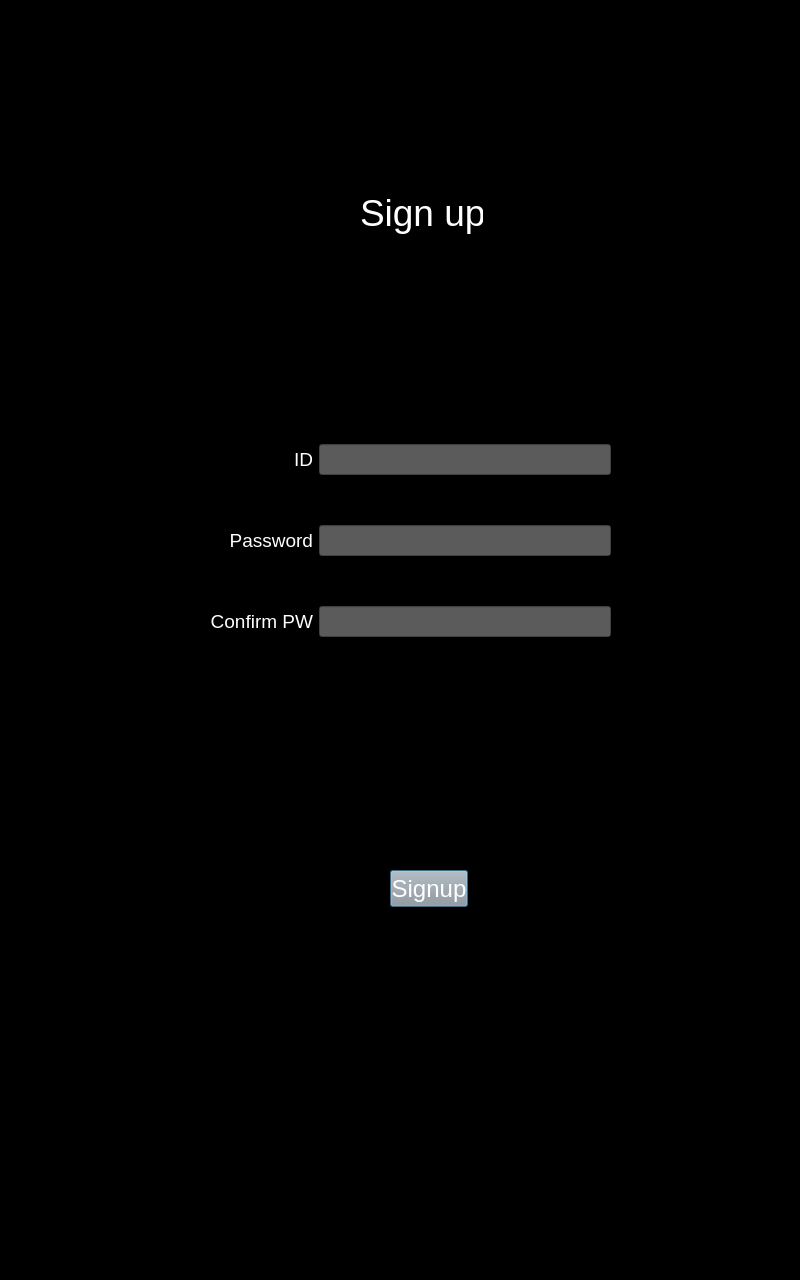
<?xml version="1.0" encoding="UTF-8"?>
<ui version="4.0">
 <class>Dialog</class>
 <widget class="QDialog" name="Dialog">
  <property name="geometry">
   <rect>
    <x>0</x>
    <y>0</y>
    <width>800</width>
    <height>1280</height>
   </rect>
  </property>
  <property name="minimumSize">
   <size>
    <width>800</width>
    <height>1280</height>
   </size>
  </property>
  <property name="maximumSize">
   <size>
    <width>800</width>
    <height>1280</height>
   </size>
  </property>
  <property name="windowTitle">
   <string>login</string>
  </property>
  <property name="windowIcon">
   <iconset>
    <normaloff>:/icon/icon.png</normaloff>:/icon/icon.png</iconset>
  </property>
  <property name="styleSheet">
   <string notr="true">background-color: rgb(0, 0, 0);</string>
  </property>
  <widget class="QPushButton" name="signupButton">
   <property name="geometry">
    <rect>
     <x>390</x>
     <y>870</y>
     <width>78</width>
     <height>37</height>
    </rect>
   </property>
   <property name="font">
    <font>
     <family>MS Shell Dlg 2</family>
     <pointsize>18</pointsize>
    </font>
   </property>
   <property name="styleSheet">
    <string notr="true">color: rgb(255, 255, 255);
background-color: rgb(157, 157, 157);</string>
   </property>
   <property name="text">
    <string>Signup</string>
   </property>
   <property name="checkable">
    <bool>true</bool>
   </property>
  </widget>
  <widget class="QLabel" name="ID_text_2">
   <property name="geometry">
    <rect>
     <x>360</x>
     <y>190</y>
     <width>123</width>
     <height>45</height>
    </rect>
   </property>
   <property name="font">
    <font>
     <pointsize>28</pointsize>
    </font>
   </property>
   <property name="styleSheet">
    <string notr="true">color: rgb(255, 255, 255);</string>
   </property>
   <property name="text">
    <string>Sign up</string>
   </property>
  </widget>
  <widget class="QWidget" name="gridLayoutWidget">
   <property name="geometry">
    <rect>
     <x>210</x>
     <y>400</y>
     <width>401</width>
     <height>281</height>
    </rect>
   </property>
   <layout class="QGridLayout" name="gridLayout">
    <item row="2" column="0">
     <widget class="QLabel" name="ID_text">
      <property name="font">
       <font>
        <pointsize>14</pointsize>
       </font>
      </property>
      <property name="styleSheet">
       <string notr="true">color: rgb(255, 255, 255);</string>
      </property>
      <property name="text">
       <string>ID</string>
      </property>
      <property name="alignment">
       <set>Qt::AlignRight|Qt::AlignTrailing|Qt::AlignVCenter</set>
      </property>
     </widget>
    </item>
    <item row="3" column="1">
     <widget class="QLineEdit" name="ID">
      <property name="font">
       <font>
        <pointsize>14</pointsize>
       </font>
      </property>
      <property name="styleSheet">
       <string notr="true">background-color: rgb(91, 91, 91);
color: rgb(255, 255, 255);</string>
      </property>
     </widget>
    </item>
    <item row="3" column="0">
     <widget class="QLabel" name="PW_text">
      <property name="font">
       <font>
        <pointsize>14</pointsize>
       </font>
      </property>
      <property name="styleSheet">
       <string notr="true">color: rgb(255, 255, 255);</string>
      </property>
      <property name="text">
       <string>Password</string>
      </property>
      <property name="alignment">
       <set>Qt::AlignRight|Qt::AlignTrailing|Qt::AlignVCenter</set>
      </property>
     </widget>
    </item>
    <item row="2" column="1">
     <widget class="QLineEdit" name="PW">
      <property name="font">
       <font>
        <pointsize>14</pointsize>
       </font>
      </property>
      <property name="styleSheet">
       <string notr="true">background-color: rgb(91, 91, 91);
color: rgb(255, 255, 255);</string>
      </property>
     </widget>
    </item>
    <item row="4" column="0">
     <widget class="QLabel" name="PW_text_2">
      <property name="font">
       <font>
        <pointsize>14</pointsize>
       </font>
      </property>
      <property name="styleSheet">
       <string notr="true">color: rgb(255, 255, 255);</string>
      </property>
      <property name="text">
       <string>Confirm PW</string>
      </property>
      <property name="alignment">
       <set>Qt::AlignRight|Qt::AlignTrailing|Qt::AlignVCenter</set>
      </property>
     </widget>
    </item>
    <item row="4" column="1">
     <widget class="QLineEdit" name="PW_2">
      <property name="font">
       <font>
        <pointsize>14</pointsize>
       </font>
      </property>
      <property name="styleSheet">
       <string notr="true">background-color: rgb(91, 91, 91);
color: rgb(255, 255, 255);</string>
      </property>
     </widget>
    </item>
   </layout>
  </widget>
 </widget>
 <resources/>
 <connections/>
</ui>
